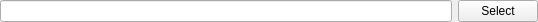
<?xml version="1.0" encoding="UTF-8"?>
<ui version="4.0">
 <class>FileFieldWidget</class>
 <widget class="QWidget" name="FileFieldWidget">
  <property name="geometry">
   <rect>
    <x>0</x>
    <y>0</y>
    <width>538</width>
    <height>22</height>
   </rect>
  </property>
  <property name="windowTitle">
   <string>Form</string>
  </property>
  <layout class="QHBoxLayout" name="horizontalLayout">
   <property name="leftMargin">
    <number>0</number>
   </property>
   <property name="topMargin">
    <number>0</number>
   </property>
   <property name="rightMargin">
    <number>0</number>
   </property>
   <property name="bottomMargin">
    <number>0</number>
   </property>
   <item>
    <widget class="QLineEdit" name="lineEdit"/>
   </item>
   <item>
    <widget class="QPushButton" name="pushButton">
     <property name="text">
      <string>Select</string>
     </property>
    </widget>
   </item>
  </layout>
 </widget>
 <resources/>
 <connections/>
</ui>
